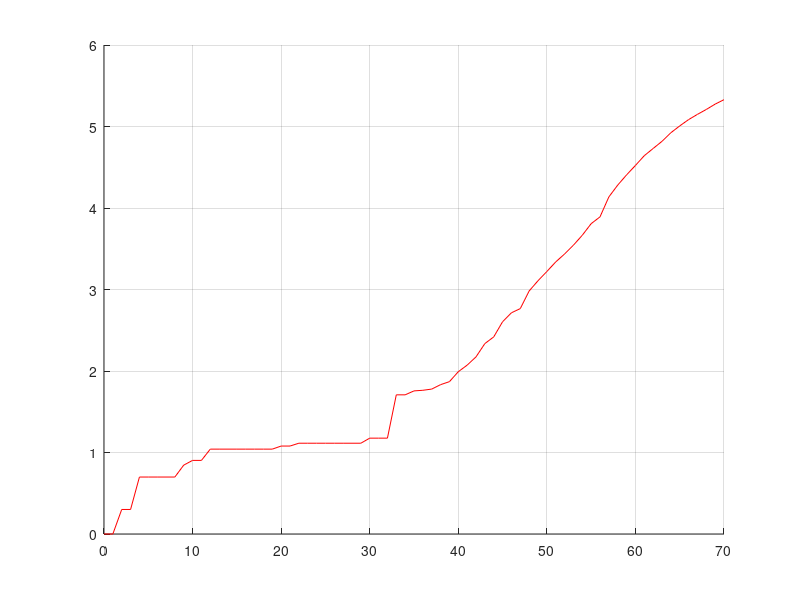

Recreate this plot in MATLAB. (Note: this script raises an error after producing the figure.)
clear
figure(1)
clf
hold off

grid on
hold on

usCovidData = [1,1,2,2,5,5,5,5,5,7,8,8,11,11,11,11,11,11,11,11,12,12,13,13,13,13,13,13,13,13,15,15,15,51,51,57,58,60,68,74,98,118,149,217,262,402,518,583,959,1281,1663,2179,2727,3499,4632,6421,7783,13677,19100,25489,33276,43847,53740,65778,83836,101657,121478,140886,161807,188172,213372];
usCovidData = transpose(usCovidData);
logUSCovidData = log10(usCovidData);

time = 0 : size(logUSCovidData) - 1;
time = transpose(time);

%Semi-Log Plot
plot(time,logUSCovidData, 'r');

%QR Factorization for Least-Squares Linear Fit
yint = ones(size(time));
A = [yint time];
[Q, R] = qr(A);
x = linsolve(R, Q*logUSCovidData);
yInt = x(1);
slope = x(2);
plot(time, line(yInt,slope,time),'b');

xticks(0:2:70);
yticks(-1:.5:6);
xlabel('Days Since Jan 22.');
ylabel('$\log_{10}$ of Confirmed Cases','interpreter','latex');
title('Confirmed Cases since Jan 22.');
legend({'Actual Data','Linear Fit'},'location','southeast');

extrapData = ones(7,1);
for i = 1:7
    logData = line(yInt,slope,size(time,1) +  i);
    extrapData(i,:) = 10^logData;
end

function y = line(yint,slope,x)
    y = yint + slope*x;
end


